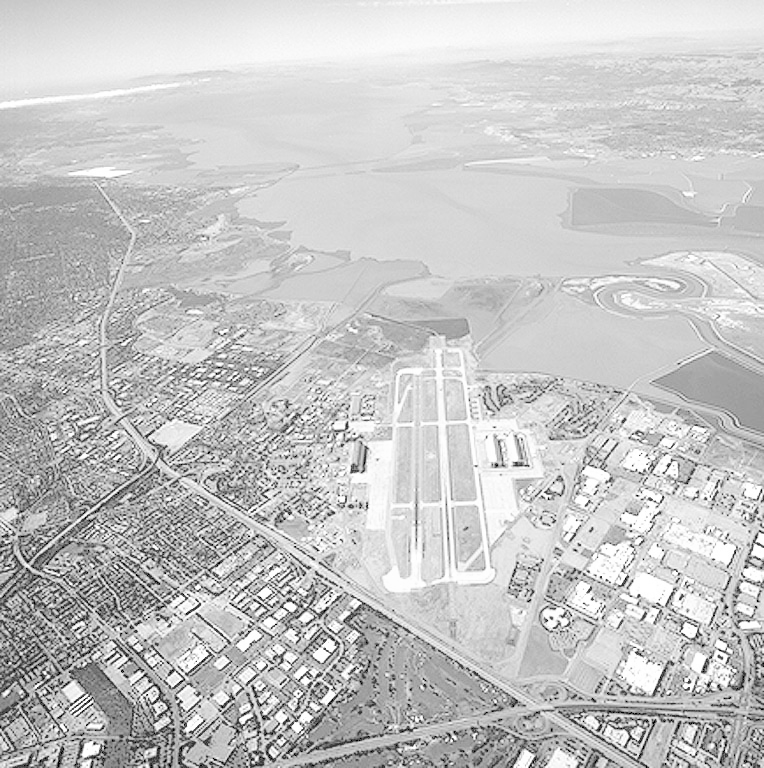
#> input picture 4th_grade/hw_image_processing-2/hw2/aerialview-washedout.tif, 764 x 768 px
$ python q6.py
#> lines starting #> are read from the running program, lines starting #| are printed output that depends on the picture
#> further down, image is the input picture: shape (768, 764); min 0, max 255, mean 197.2
### 4th_grade/hw_image_processing-2/hw2/src/histogram_equal_helper.py
import numpy as np  # IMPORTANT Note, I only import np for type expression, all functions are hand crafted
import matplotlib.pyplot as plt

def generate_histogram(image: np.ndarray,
                       get_min_max: bool = False,
                       plot_histogram: bool = False)-> list[int] | tuple[list[int], int, int]:
    '''Return the histogram (list) and min, max (if selected)'''
    # Get the dimensions of the image
    height, width = image.shape

    # Initialize the histogram (a list of 256 zeros) and min, max
    histogram = [0] * 256
    min_intensity = 255
    max_intensity = 0

    for y in range(height):
        for x in range(width):
            # Get the current pixel intensity
            pixel_intensity = image[y][x]

            # Increment the corresponding bucket
            histogram[pixel_intensity] += 1

            if get_min_max:
                max_intensity = max(max_intensity, pixel_intensity)
                min_intensity = min(min_intensity, pixel_intensity)

    if plot_histogram:
        plt.figure(figsize=(10, 5))
        plt.bar(range(256), histogram, color='gray', width=1)

        plt.title('Computed Grayscale Histogram')
        plt.xlabel('Pixel Intensity (0 - 255)')
        plt.ylabel('Number of Pixels')
        plt.xlim([0, 255])
        plt.grid(axis='y', alpha=0.75)

        plt.show()

    if get_min_max:
        return histogram, min_intensity, max_intensity
    else:
        return histogram

# [94 lines left out: functions reweight_histogram, histogram_matching, not called in this run]

### 4th_grade/hw_image_processing-2/hw2/q6.py
import cv2
import numpy as np

from src.histogram_equal_helper import generate_histogram

def CVCE(image: np.ndarray, w: int) -> np.ndarray:
#> called with w = 7
    H, W = image.shape
#> H = 768; W = 764
    half = w // 2

    # Step 1: Construct 2D Normalized Histogram
    h_x = np.zeros((256, 256), dtype=np.float64)

    for k in range(-half, half + 1):
        for l in range(-half, half + 1):
            # Determine valid pixel ranges after shift
            r0_c = max(0, -k);  r1_c = min(H, H - k)
            c0_c = max(0, -l);  c1_c = min(W, W - l)
            r0_n = r0_c + k;    r1_n = r1_c + k
            c0_n = c0_c + l;    c1_n = c1_c + l

            center_vals = image[r0_c:r1_c, c0_c:c1_c]
            neighbor_vals = image[r0_n:r1_n, c0_n:c1_n]

            # Weight = |x_m - x_n| + 1
            weights = np.abs(center_vals.astype(np.int32) - neighbor_vals.astype(np.int32)) + 1

            # Accumulate into h_x using np.add.at (handles repeated indices)
            np.add.at(h_x, (center_vals.ravel(), neighbor_vals.ravel()), weights.ravel())
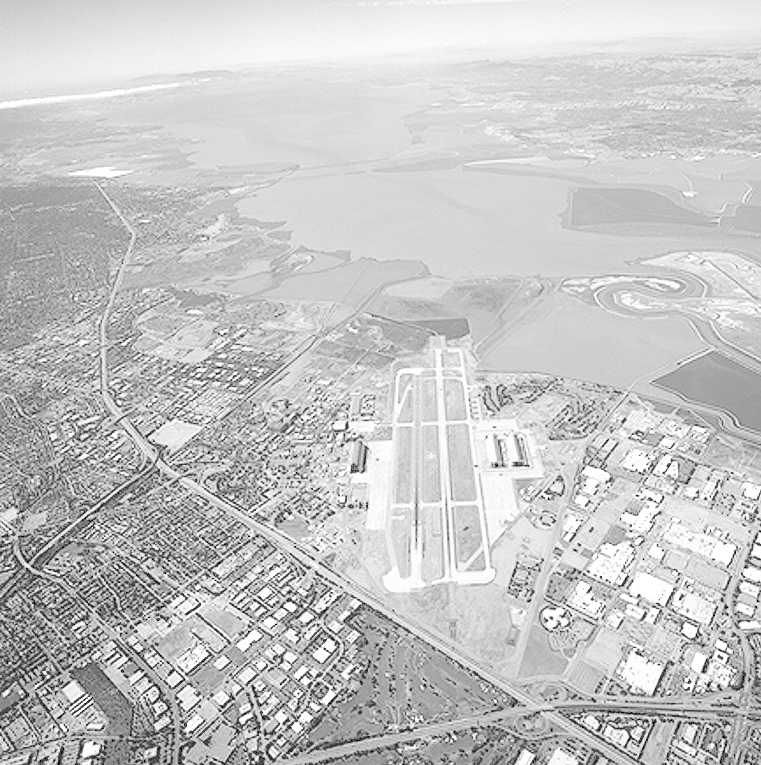
#> center_vals: shape (765, 761); min 0, max 255, mean 197.4
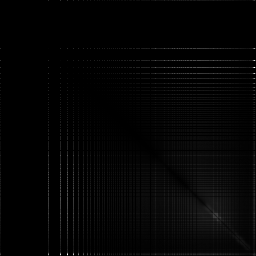
#> h_x: shape (256, 256) float64; min 0, max 603292, mean 9967.5; drawn with min black and max white
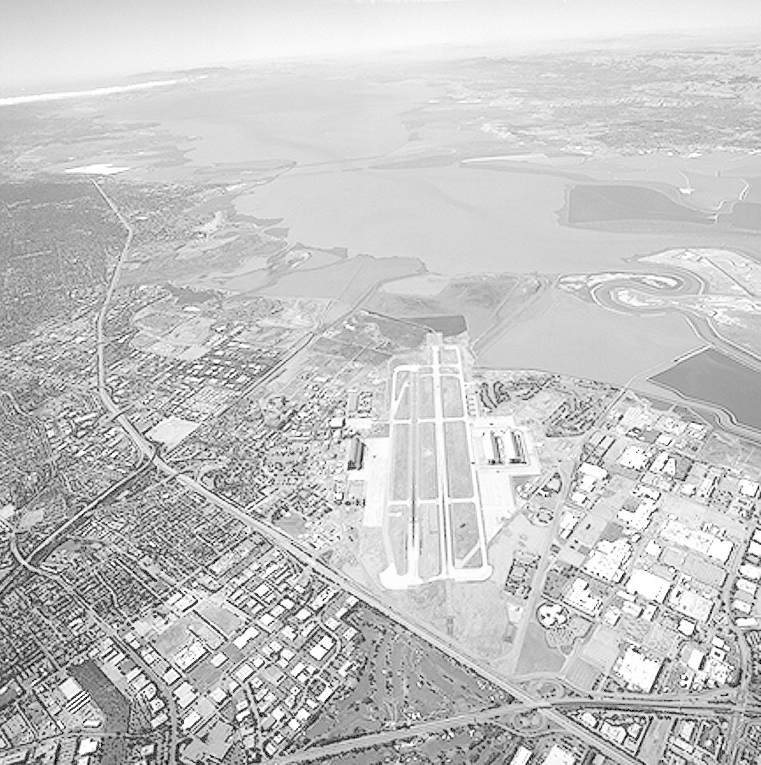
#> neighbor_vals: shape (765, 761); min 0, max 255, mean 197.2
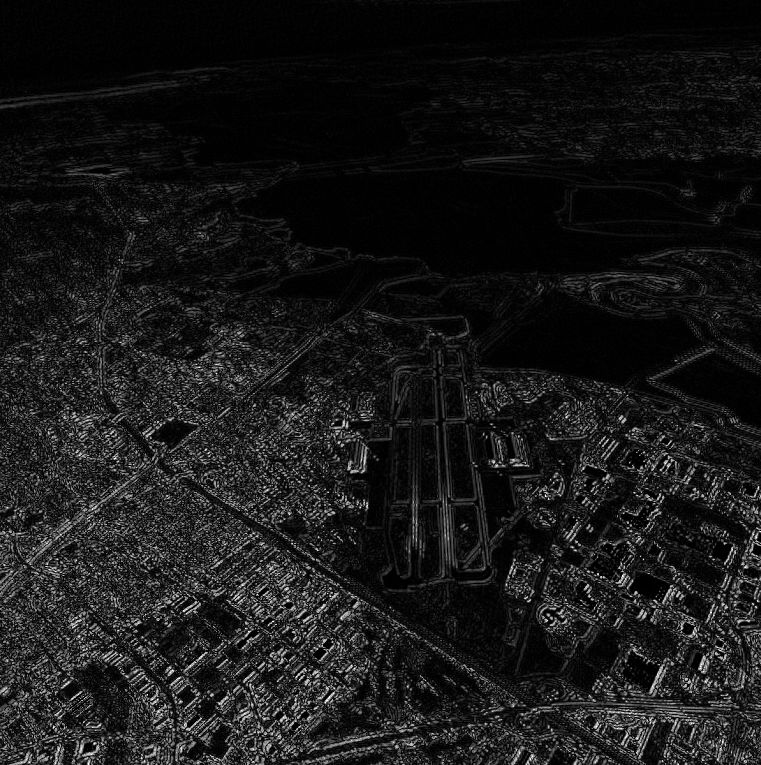
#> weights: shape (765, 761) int32; min 1, max 256, mean 25.5; drawn with min black and max white

    # Normalization
    total = h_x.sum()
#> total = 653232646
    if total > 0:
        h_norm = h_x / total
    else:
        h_norm = h_x

    # Step 2: Construct 1D CDF
    row_marginal = h_norm.sum(axis=1)
#> row_marginal = 256 values, max 0.0271 at index 67, min 0 at index 1, mean 0.00391
    cdf_x = np.cumsum(row_marginal)
#> cdf_x = 256 values from 0.00944 to 1

    # Step 3: Mapping, histogram specification
    # Create a [1/256, 2/256, ... 256/256] for uniform dist.
    cdf_t = np.arange(1, 256 + 1, dtype=np.float64) / 256

    # Create a look up table to map the intensity
    lut = np.arange(256, dtype=np.uint8)

    for intensity in range(256):
        # Find i that minimizes |CDF_x(m) - CDF_t(i)|
        diffs = np.abs(cdf_x[intensity] - cdf_t)
        best_i = int(np.argmin(diffs))
        lut[intensity] = best_i
#> this loop made 256 passes
#> best_i on passes 1 to 3: 1, 1, 1
#> after the loop, lut = 256 values from 1 to 255

    return lut[image]
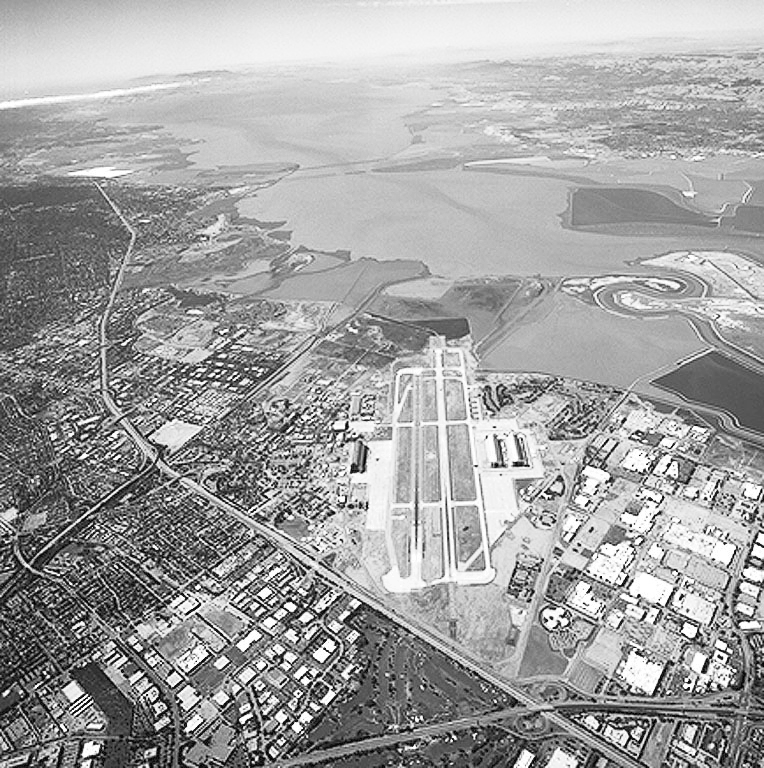
#> returned value: shape (768, 764); min 1, max 255, mean 161.5

if __name__ == "__main__":
    image = cv2.imread("aerialview-washedout.tif", cv2.IMREAD_GRAYSCALE)

    if image is None:
        print(f"Error: Could not load the image. Please check the file path.")
    else:
        result_img = CVCE(image, 7)

        generate_histogram(result_img, plot_histogram=True)
#> after the loop in generate_histogram, `for y in range(height):`: histogram = 256 values, max 15128 at index 187, min 0 at index 0, mean 2292
#> in generate_histogram, `plt.show()`:
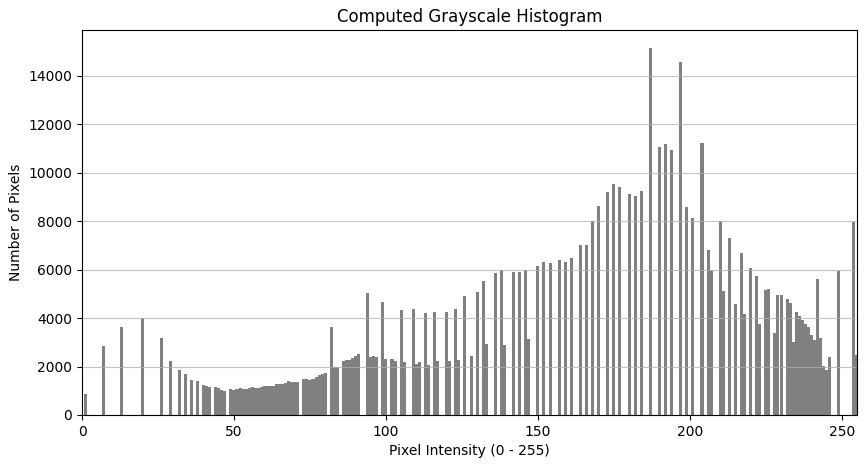
#> figure drawn by matplotlib, 1 panel; tallest bar 15128 high, from x = 186.5 to 187.5

        cv2.imwrite("result/q6/CVCE.tif", result_img)

        cv2.imshow("Question 6: CVCE", result_img)
        cv2.waitKey(0)
        cv2.destroyAllWindows()
